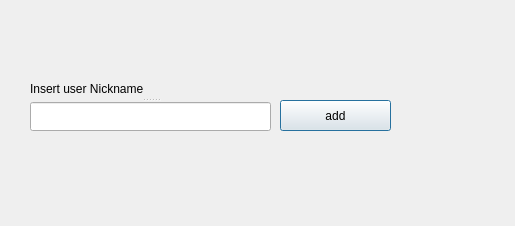
<?xml version="1.0" encoding="UTF-8"?>
<ui version="4.0">
 <class>AddDialog</class>
 <widget class="QDialog" name="AddDialog">
  <property name="geometry">
   <rect>
    <x>0</x>
    <y>0</y>
    <width>515</width>
    <height>226</height>
   </rect>
  </property>
  <property name="windowTitle">
   <string>Dialog</string>
  </property>
  <widget class="QPushButton" name="pushButton">
   <property name="geometry">
    <rect>
     <x>280</x>
     <y>100</y>
     <width>111</width>
     <height>31</height>
    </rect>
   </property>
   <property name="text">
    <string>add</string>
   </property>
  </widget>
  <widget class="QSplitter" name="splitter">
   <property name="geometry">
    <rect>
     <x>30</x>
     <y>80</y>
     <width>241</width>
     <height>51</height>
    </rect>
   </property>
   <property name="orientation">
    <enum>Qt::Vertical</enum>
   </property>
   <widget class="QLabel" name="label">
    <property name="text">
     <string>Insert user Nickname</string>
    </property>
   </widget>
   <widget class="QLineEdit" name="lineEdit"/>
  </widget>
 </widget>
 <resources/>
 <connections/>
</ui>
